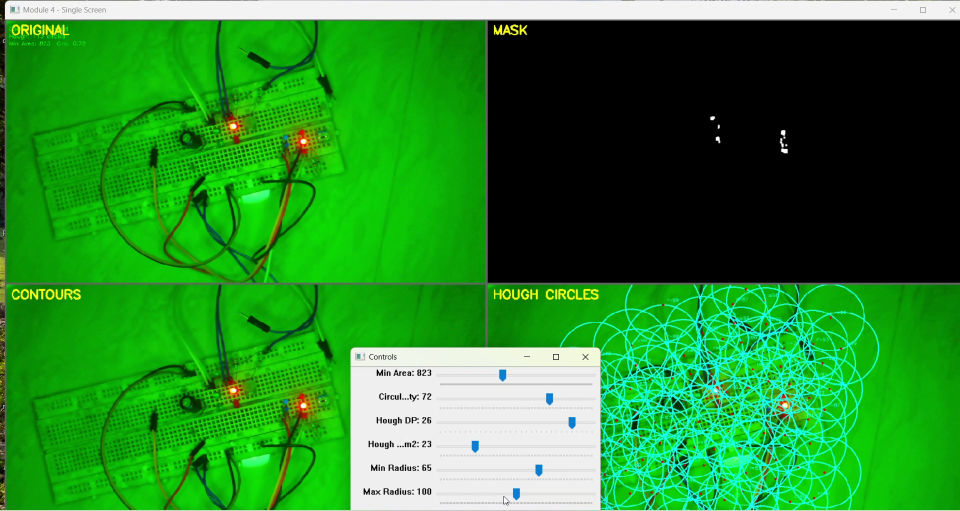
#> input picture module-04-pattern-detection/images/01_hough_false_circles.jpg, 1920 x 1022 px, given in place of the camera (shown at 1/2 size)
$ python module4_pattern_detection.py
#> lines starting #> are read from the running program, lines starting #| are printed output that depends on the picture; after the words box and inside, x2 and y2 are one past the last pixel; in counts of white or black regions, pixels touching at a corner belong together
"""
Module 4: Pattern Detection & Shape Analysis

Single-screen layout with all detection views in a 2x2 grid.
Click any panel to expand to fullscreen. Click again to return.
"""

import cv2
import numpy as np
import math


fullscreen_mode = False
fullscreen_panel = None


PANEL_ORDER = ['original', 'mask', 'contours', 'hough']
HINT = "Click panel to fullscreen | 'q' quit"


def nothing(x):
    pass


def initialize_camera(device_index: int = 0) -> cv2.VideoCapture:
    """Open the camera and pin every automatic control.

    Identical in all five modules on purpose: each one must produce the same
    frames regardless of which module ran before it. Windows camera drivers
    retain property state between processes, so a module that leaves a control
    unset inherits whatever the previous run left behind.
    """
#> in main, frame is the input picture: shape (1022, 1920, 3); mean B, G, R 41.6, 135.5, 40.2
    backends = [cv2.CAP_DSHOW, cv2.CAP_MSMF, cv2.CAP_VFW, cv2.CAP_ANY]
    cap = None
    for backend in backends:
        cap = cv2.VideoCapture(device_index, backend)
        if cap.isOpened():
            print(f"Camera opened with backend: {backend}")
            break
        cap.release()
    if cap is None or not cap.isOpened():
        raise RuntimeError("Failed to open camera. Check USB connection.")
    cap.set(cv2.CAP_PROP_FRAME_WIDTH, 1280)
    cap.set(cv2.CAP_PROP_FRAME_HEIGHT, 720)
    cap.set(cv2.CAP_PROP_AUTO_EXPOSURE, 0.25)
    cap.set(cv2.CAP_PROP_EXPOSURE, -6.0)
    cap.set(cv2.CAP_PROP_GAIN, 0.0)
    cap.set(cv2.CAP_PROP_AUTO_WB, 0.0)
    cap.set(cv2.CAP_PROP_FPS, 30)
    return cap


def create_trackbars() -> None:
    cv2.namedWindow("Controls", cv2.WINDOW_NORMAL)
    cv2.resizeWindow("Controls", 400, 350)
    cv2.createTrackbar("Min Area", "Controls", 200, 2000, nothing)
    cv2.createTrackbar("Circularity", "Controls", 60, 100, nothing)
    cv2.createTrackbar("Hough DP", "Controls", 12, 30, nothing)
    cv2.createTrackbar("Hough Param2", "Controls", 25, 100, nothing)
    cv2.createTrackbar("Min Radius", "Controls", 5, 100, nothing)
    cv2.createTrackbar("Max Radius", "Controls", 100, 200, nothing)


def get_params() -> dict:
    return {
        "min_area": cv2.getTrackbarPos("Min Area", "Controls"),
        "circularity": cv2.getTrackbarPos("Circularity", "Controls") / 100.0,
        "hough_dp": cv2.getTrackbarPos("Hough DP", "Controls") / 10.0,
        "hough_param2": cv2.getTrackbarPos("Hough Param2", "Controls"),
        "min_radius": cv2.getTrackbarPos("Min Radius", "Controls"),
        "max_radius": cv2.getTrackbarPos("Max Radius", "Controls"),
    }


def preprocess_for_detection(frame: np.ndarray) -> np.ndarray:
    blurred = cv2.GaussianBlur(frame, (5, 5), 0)
    hsv = cv2.cvtColor(blurred, cv2.COLOR_BGR2HSV)
#> hsv: shape (1022, 1920, 3); mean H, S, V 40.1, 151.3, 135.8
    lower1 = np.array([0, 120, 80])
    upper1 = np.array([10, 255, 255])
    mask1 = cv2.inRange(hsv, lower1, upper1)
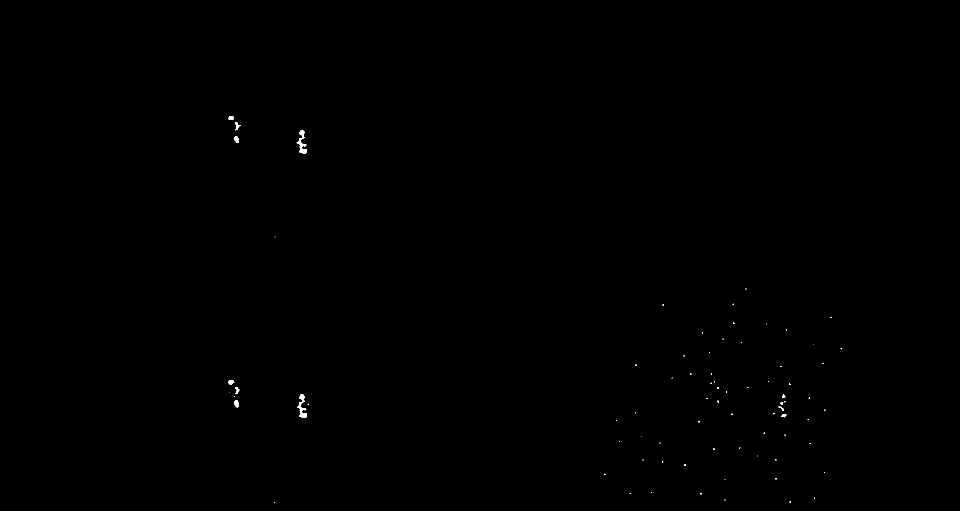
#> mask1: shape (1022, 1920) (shown at 1/2 size); 0.09% white; 78 white regions (66 under 20 px), largest, box (x1, y1, x2, y2) and area: (594, 788, 614, 836) 388, (593, 260, 614, 307) 382, (468, 801, 478, 815) 102
    lower2 = np.array([170, 120, 80])
    upper2 = np.array([179, 255, 255])
    mask2 = cv2.inRange(hsv, lower2, upper2)
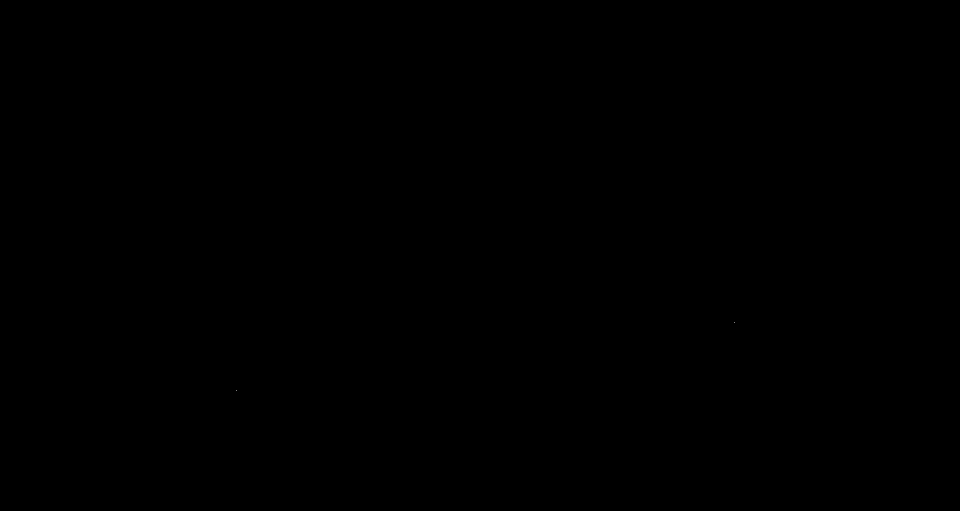
#> mask2: shape (1022, 1920) (shown at 1/2 size); 0% white in thin lines or dots, all inside (x1, y1, x2, y2) = (473, 645, 1469, 781)
    mask = cv2.bitwise_or(mask1, mask2)
    kernel = np.ones((5, 5), np.uint8)
    mask = cv2.erode(mask, kernel, iterations=1)
#> mask: shape (1022, 1920); 0.01% white; 13 white regions (9 under 20 px), largest, box (x1, y1, x2, y2) and area: (602, 827, 612, 834) 46, (602, 300, 612, 305) 32, (471, 803, 475, 812) 24, (601, 791, 607, 797) 21
    mask = cv2.dilate(mask, kernel, iterations=1)
#> mask: shape (1022, 1920); 0.04% white; 13 white regions
    return mask


def calculate_circularity(contour: np.ndarray) -> float:
    area = cv2.contourArea(contour)
    perimeter = cv2.arcLength(contour, True)
    if perimeter == 0:
        return 0.0
    return (4 * math.pi * area) / (perimeter ** 2)


def detect_contours(mask: np.ndarray, min_area: int, circularity_thresh: float) -> list:
#> called with min_area = 200, circularity_thresh = 0.6
    contours, _ = cv2.findContours(mask, cv2.RETR_EXTERNAL, cv2.CHAIN_APPROX_SIMPLE)
#> contours = 13 contours, 3 with area under 20; largest, box (x1, y1, x2, y2) and area: (600, 825, 614, 836) 109, (600, 298, 614, 307) 88, (469, 801, 477, 814) 74, (599, 789, 609, 799) 69, (469, 273, 477, 285) 66
    results = []
    for cnt in contours:
        area = cv2.contourArea(cnt)
        if area < min_area:
            continue
        circ = calculate_circularity(cnt)
        results.append({
            "contour": cnt,
            "area": area,
            "circularity": circ,
            "valid": circ >= circularity_thresh,
        })
#> this loop made 13 passes
#> cnt on pass 3: [[600, 816], [600, 821], [604, 821], [604, 816]]
#> after the loop, results = []
    results.sort(key=lambda x: x["area"], reverse=True)
    return results


def detect_hough_circles(gray: np.ndarray, params: dict) -> np.ndarray:
    return cv2.HoughCircles(
        gray, cv2.HOUGH_GRADIENT,
        dp=params["hough_dp"], minDist=50,
        param1=100, param2=params["hough_param2"],
        minRadius=params["min_radius"], maxRadius=params["max_radius"],
    )


def draw_contour_panel(frame: np.ndarray, contours_info: list) -> np.ndarray:
    panel = frame.copy()
    for info in contours_info:
        color = (0, 255, 0) if info["valid"] else (0, 0, 255)
        cv2.drawContours(panel, [info["contour"]], -1, color, 2)
        M = cv2.moments(info["contour"])
        if M["m00"] != 0:
            cx = int(M["m10"] / M["m00"])
            cy = int(M["m01"] / M["m00"])
            cv2.circle(panel, (cx, cy), 5, (255, 0, 0), -1)
            cv2.putText(panel, f"C:{info['circularity']:.2f}", (cx + 10, cy - 10),
                        cv2.FONT_HERSHEY_SIMPLEX, 0.4, color, 1)
    return panel


def draw_hough_panel(frame: np.ndarray, circles: np.ndarray) -> np.ndarray:
    panel = frame.copy()
    # Show the count. Without it the panel reads as "lots of circles" and the
    # difference between 8 and 800 - which is the whole story on a textured
    # background - is invisible.
    count = 0 if circles is None else len(circles[0])
    cv2.putText(panel, f"circles: {count}", (10, panel.shape[0] - 15),
                                             cv2.FONT_HERSHEY_SIMPLEX, 0.6, (255, 255, 0), 2)
    if circles is not None:
        circles = np.uint16(np.around(circles))
        for c in circles[0, :]:
            cv2.circle(panel, (c[0], c[1]), c[2], (255, 255, 0), 2)
            cv2.circle(panel, (c[0], c[1]), 3, (0, 0, 255), -1)
            cv2.putText(panel, f"r={c[2]}", (c[0] + 10, c[1] - 10),
                                             cv2.FONT_HERSHEY_SIMPLEX, 0.4, (255, 255, 0), 1)
    return panel


def create_single_screen(panels: dict, labels: dict, order: list, hint: str,
                         screen_w: int = 1600, screen_h: int = 900) -> np.ndarray:
    """Composite four panels into one 2x2 window.

    `order` names the panels top-left, top-right, bottom-left, bottom-right.
    Identical in all five modules -- only the names passed in differ, so this
    cannot drift between copies. Enforced by tools/check_repo.py.
    """
    panel_h = screen_h // 2
    panel_w = screen_w // 2
    slots = [(0, 0), (0, panel_w), (panel_h, 0), (panel_h, panel_w)]
    screen = np.zeros((screen_h, screen_w, 3), dtype=np.uint8)
    for panel_key, (y, x) in zip(order, slots):
        if panel_key not in panels:
            continue
        resized = cv2.resize(panels[panel_key], (panel_w, panel_h))
        label = labels.get(panel_key, panel_key.upper())
        cv2.putText(resized, label, (10, 25), cv2.FONT_HERSHEY_SIMPLEX, 0.7, (0, 255, 255), 2)
        cv2.rectangle(resized, (0, 0), (panel_w - 1, panel_h - 1), (100, 100, 100), 2)
        screen[y:y + panel_h, x:x + panel_w] = resized
    cv2.putText(screen, hint, (10, screen_h - 15),
                               cv2.FONT_HERSHEY_SIMPLEX, 0.5, (200, 200, 200), 1)
    return screen


def mouse_callback(event, x, y, flags, param):
    """Map a click to one of the four quadrants.

    Panel names are read from param['order'], so this function is identical in
    all five modules. Enforced by tools/check_repo.py.
    """
    if event != cv2.EVENT_LBUTTONDOWN:
        return
    screen_h, screen_w = param['screen_shape']
    col = 0 if x < screen_w // 2 else 1
    row = 0 if y < screen_h // 2 else 1
    param['clicked'] = param['order'][row * 2 + col]
    param['toggle'] = True


def main():
    global fullscreen_mode, fullscreen_panel
    print("Module 4: Pattern Detection - Single Screen")
    print("Click any panel to fullscreen. Click again to return.")
    print("Press 'q' to quit.\n")

    try:
        cap = initialize_camera(device_index=0)
        create_trackbars()

        screen_w, screen_h = 1600, 900
        cv2.namedWindow("Module 4 - Single Screen", cv2.WINDOW_NORMAL)
        cv2.resizeWindow("Module 4 - Single Screen", screen_w, screen_h)
        mouse_state = {'screen_shape': (screen_h, screen_w), 'clicked': None,
                       'toggle': False, 'order': PANEL_ORDER}
        cv2.setMouseCallback("Module 4 - Single Screen", mouse_callback, mouse_state)

        while True:
            ret, frame = cap.read()
            if not ret:
                continue

            params = get_params()
            mask = preprocess_for_detection(frame)
            contours_info = detect_contours(mask, params["min_area"], params["circularity"])
#> contours_info = []
            gray = cv2.cvtColor(frame, cv2.COLOR_BGR2GRAY)
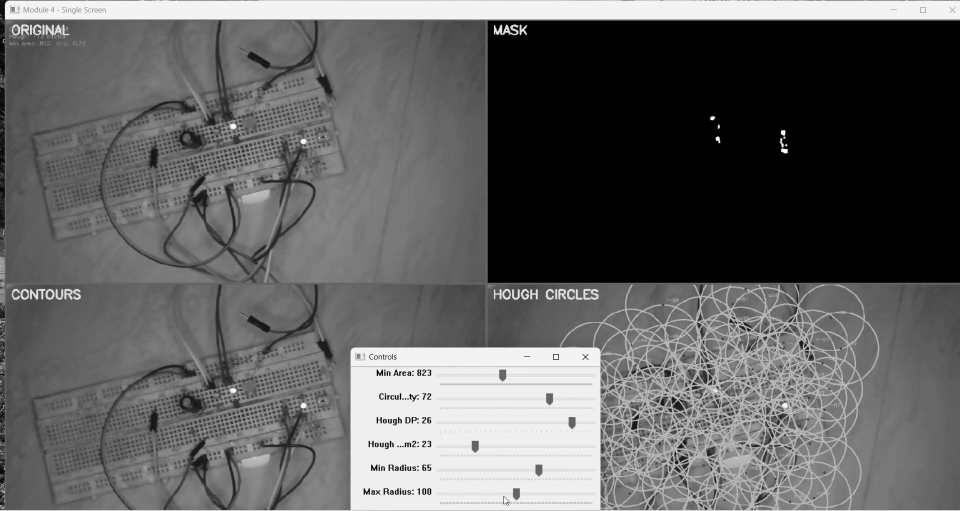
#> gray: shape (1022, 1920) (shown at 1/2 size); min 0, max 255, mean 96.3
            hough_circles = detect_hough_circles(gray, params)
#> hough_circles = 254 rows, first 8: [1449, 886.2, 96.68], [1439.4, 748.2, 98], [1650.6, 945, 71.6], [1684.2, 694.2, 71.6], [1533, 648.6, 74.24], [1261.8, 694.2, 76.88], [1325.4, 682.2, 71.6], [1615.8, 837, 72.92]

            # Handle mouse click toggle
            if mouse_state['toggle']:
                clicked = mouse_state['clicked']
                if fullscreen_mode and fullscreen_panel == clicked:
                    fullscreen_mode = False
                    fullscreen_panel = None
                else:
                    fullscreen_mode = True
                    fullscreen_panel = clicked
                mouse_state['toggle'] = False

            # Build panels
            panels = {}
            labels = {}

            # Original with stats
            orig = frame.copy()
            valid_count = sum(1 for c in contours_info if c["valid"])
#> valid_count = 0
            hough_count = hough_circles.shape[1] if hough_circles is not None else 0
#> hough_count = 254
            stats = [
                f"Contours: {valid_count}/{len(contours_info)} valid",
                f"Hough: {hough_count} circles",
                f"Min Area: {params['min_area']}  Circ: {params['circularity']:.2f}",
            ]
#> stats = ['Contours: 0/0 valid', 'Hough: 254 circles', 'Min Area: 200  Circ: 0.60']
            y = 30
            for line in stats:
                cv2.putText(orig, line, (10, y), cv2.FONT_HERSHEY_SIMPLEX, 0.5, (0, 255, 0), 1)
                y += 20
#> this loop made 3 passes
#> (line, y) on passes 1 to 3: ('Contours: 0/0 valid', 50), ('Hough: 254 circles', 70), ('Min Area: 200  Circ: 0.60', 90)
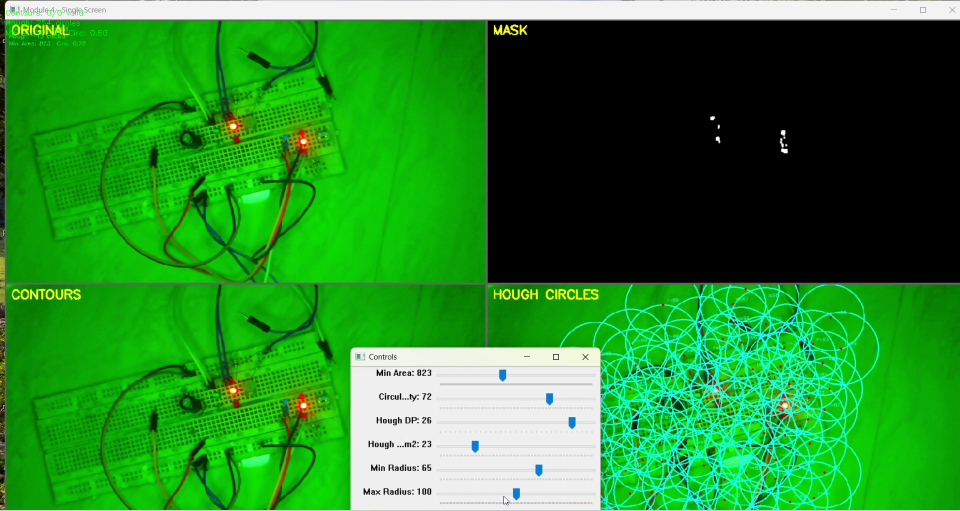
#> orig: shape (1022, 1920, 3) (shown at 1/2 size); 0.05% of pixels changed, all inside (x1, y1, x2, y2) = (12, 18, 214, 71)
#> after the loop, y = 90
            panels['original'] = orig
            labels['original'] = "ORIGINAL"

            # Mask
            mask_color = cv2.cvtColor(mask, cv2.COLOR_GRAY2BGR)
#> mask_color: shape (1022, 1920, 3); 0.04% white; 13 white regions, largest, box (x1, y1, x2, y2) and area: (600, 825, 614, 836) 130, (600, 298, 614, 307) 108, (469, 801, 477, 814) 92
            panels['mask'] = mask_color
            labels['mask'] = "MASK"

            # Contours
            contour_panel = draw_contour_panel(frame, contours_info)
            panels['contours'] = contour_panel
            labels['contours'] = "CONTOURS"

            # Hough
            hough_panel = draw_hough_panel(frame, hough_circles)
#> in draw_hough_panel, `count = 0 if circles is None else len(circles[0])`: count = 254
#> in draw_hough_panel, `cv2.putText(panel, f"circles: {count}", (10, panel.shape[0] - 15), cv2..`: panel: shape (1022, 1920, 3); 0.04% of pixels changed, all inside (x1, y1, x2, y2) = (11, 993, 122, 1009)
#> in draw_hough_panel, `circles = np.uint16(np.around(circles))`: circles = 254 rows, first 8: [1449, 886, 97], [1439, 748, 98], [1651, 945, 72], [1684, 694, 72], [1533, 649, 74], [1262, 694, 77], [1325, 682, 72], [1616, 837, 73]
#> the loop in draw_hough_panel, `for c in circles[0, :]:` made 254 passes
#> after the loop in draw_hough_panel, `for c in circles[0, :]:`:
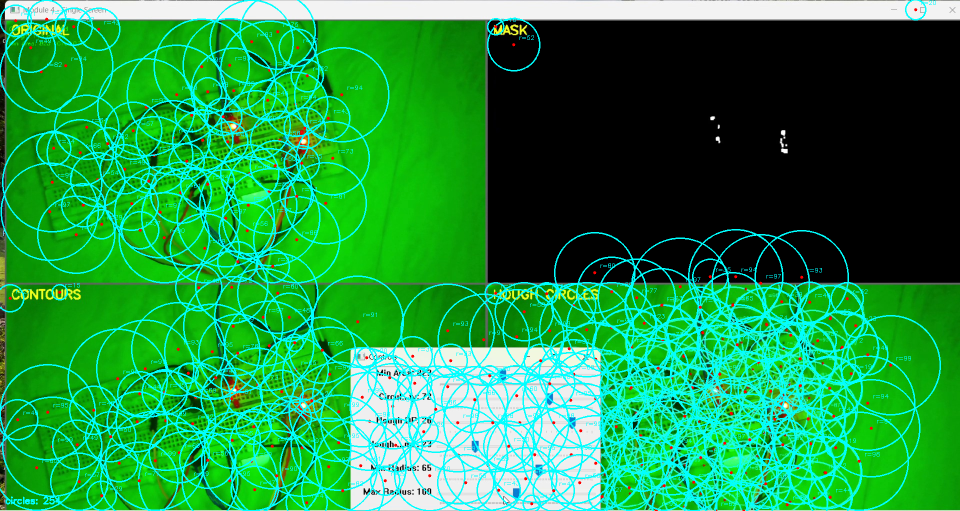
#> panel: shape (1022, 1920, 3) (shown at 1/2 size); mean B, G, R 67.4, 145.6, 32.7
            panels['hough'] = hough_panel
            labels['hough'] = "HOUGH CIRCLES"

            # Render
            if fullscreen_mode and fullscreen_panel in panels:
                fs_img = cv2.resize(panels[fullscreen_panel], (screen_w, screen_h))
                cv2.putText(fs_img, f"{labels[fullscreen_panel]} - CLICK TO EXIT",
                            (10, 30), cv2.FONT_HERSHEY_SIMPLEX, 0.7, (0, 255, 255), 2)
                cv2.imshow("Module 4 - Single Screen", fs_img)
            else:
                screen = create_single_screen(panels, labels, PANEL_ORDER, HINT,
                                              screen_w, screen_h)
#> after the loop in create_single_screen, `for panel_key, (y, x) in zip(order, slots):`:
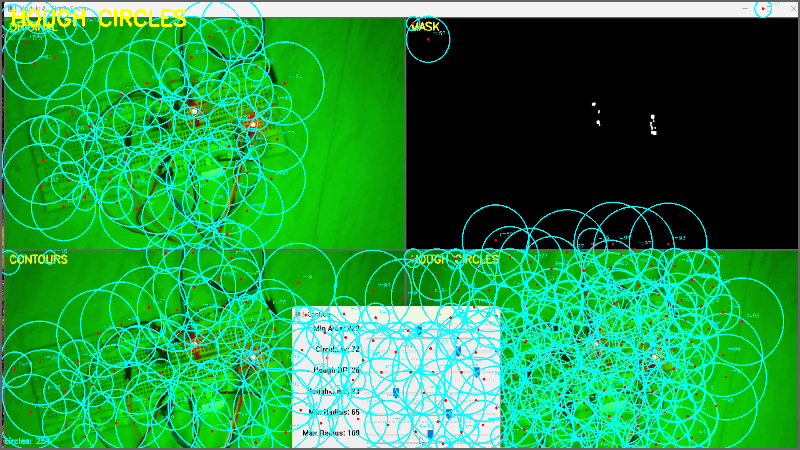
#> resized: shape (450, 800, 3); mean of channels 0, 1, 2 66.3, 144.7, 33; drawn as B, G, R
#> after the loop in create_single_screen, `for panel_key, (y, x) in zip(order, slots):`:
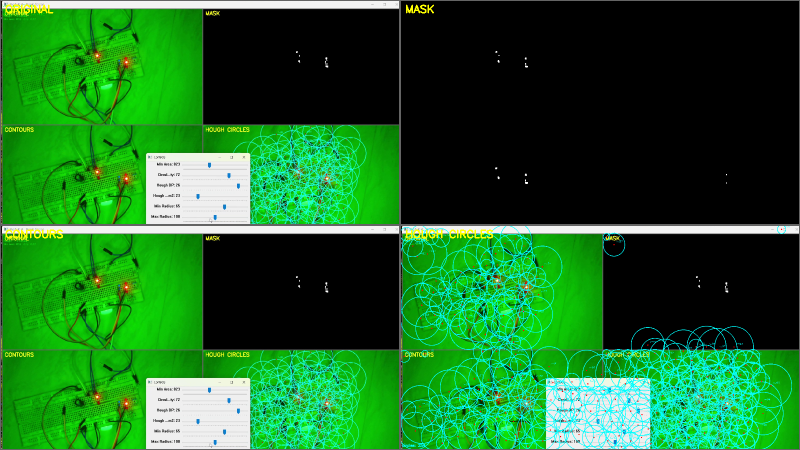
#> screen: shape (900, 1600, 3) (shown at 1/2 size); mean of channels 0, 1, 2 37.4, 104, 28.7; drawn as B, G, R
#> in create_single_screen, `cv2.putText(screen, hint, (10, screen_h - 15), cv2.FONT_HERSHEY_SIMPLE..`: screen: shape (900, 1600, 3); 0.04% of pixels changed, all inside (x1, y1, x2, y2) = (12, 873, 277, 890)
                cv2.imshow("Module 4 - Single Screen", screen)

            key = cv2.waitKey(1) & 0xFF
#> (key q is pressed here)
            if key == ord('q'):
                break
            elif key == 27:
                fullscreen_mode = False
                fullscreen_panel = None
                mouse_state['toggle'] = False

    except RuntimeError as e:
        print(f"Error: {e}")
    finally:
        if 'cap' in locals():
            cap.release()
        cv2.destroyAllWindows()
        print("\nModule 4 complete.")


if __name__ == "__main__":
    main()
